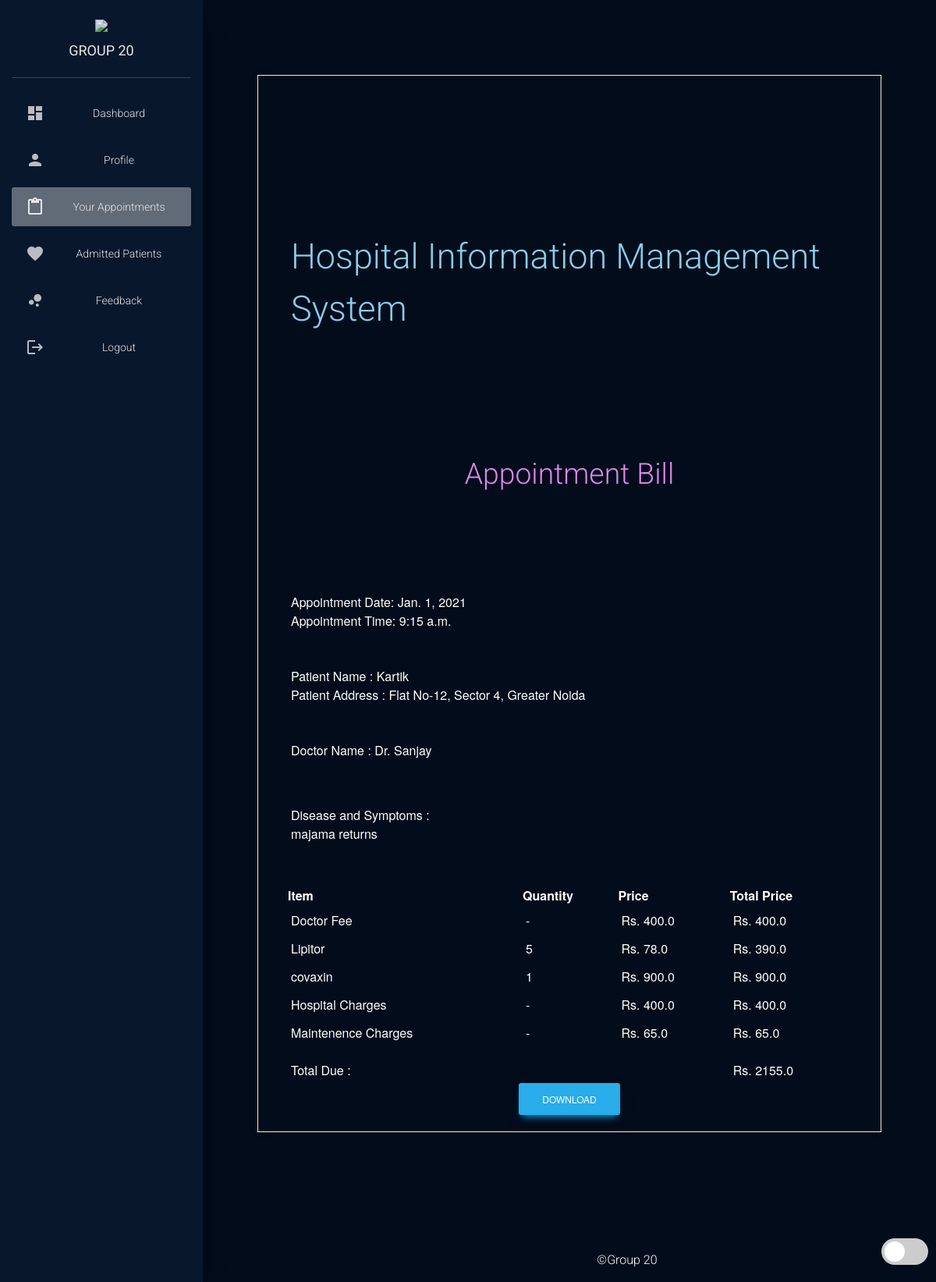
The page /hospital/bill_apt/2 (signed in) on the database its author committed.
### hospital/models.py (models this page shows, shortened)
class Appointment(models.Model):    #patient appointment details
    patient=models.ForeignKey(Patient, on_delete=models.CASCADE, related_name="PatientApp") #patient foreign key
    doctor=models.ForeignKey(Doctor, on_delete=models.CASCADE, related_name="DoctorApp")    #doctor foreign key
    description=models.TextField(max_length=500)    #description (symptoms/how to take medicines/causes/precautions)
    link=models.TextField(null=True, blank=True)    #video call room link
    calldate=models.DateField(null=True, blank=True)    #call date
    calltime=models.TimeField(null=True, blank=True)    #call time/slot
    status=models.BooleanField(default=False)   #appointment status(approved/on-hold)
    finished=models.BooleanField(default=False) #appointment finished/to-be-done

class Patient(models.Model):    #patient details
    user = models.ForeignKey(User, on_delete=models.CASCADE, related_name="Patient")    #user foreign key
    image = models.ImageField(default="default.png",upload_to="profile_pics",null=True, blank=True) #profile picture
    firstname = models.CharField(max_length=100,default='firstname')    #patient firstname
    lastname = models.CharField(max_length=100,default='lastname')  #patient lastname
    dob = models.DateField(default=datetime.date.today) #patient date of birth
    address = models.CharField(max_length=300,default="address")    #patient address
    city = models.CharField(max_length=100,default="city")  #patient city
    country = models.CharField(max_length=100,default="country")    #patient country
    postalcode = models.IntegerField(default=0) #patient postalcode
    status=models.BooleanField(default=False)   #patient status(approved/on-hold)

class Doctor(models.Model): #doctor details
    user =  models.ForeignKey(User, on_delete=models.CASCADE,related_name="Doctor") #user foreign key
    image = models.ImageField(default="default.png",upload_to="profile_pics")   #profile picture
    firstname = models.CharField(max_length=100,default='firstname')    #doctor firstname
    lastname = models.CharField(max_length=100,default='lastname')  #doctor lastname
    dob = models.DateField(default=datetime.date.today) #doctor date of birth
    address = models.CharField(max_length=300,default="address")    #doctor address
    city = models.CharField(max_length=100,default="city")  #doctor city
    country = models.CharField(max_length=100,default="country")    #doctor country
    postalcode = models.IntegerField(default=0) #doctor postalcode
    department= models.CharField(max_length=50,choices=departments,default='Cardiologist')  #doctor department from choices given as list
    status=models.BooleanField(default=False)   #doctor status(approved/on-hold)

class DoctorProfessional(models.Model): #professional details of a doctor
    doctor=models.ForeignKey(Doctor, on_delete=models.CASCADE, related_name="DoctorProfessional")   #doctor foreign key
    appfees=models.FloatField() #appointment fees for doctor
    admfees=models.FloatField() #admit fees for doctor
    totalpat = models.IntegerField(default=0)   #total patients treated by doctor

class Medicines(models.Model):  #medicines record
    name = models.TextField()   #name of medicine
    price = models.FloatField() #price of medicine

class OperationCosts(models.Model):     #for easier and smoother day-to-day hospital works, admin can change costs
    name=models.TextField() #name of hospital operation (eg. maintenance)
    cost=models.FloatField()#cost of hospital operation
    description=models.TextField(null=True, blank=True) #description about the operation

### hospital/views.py (the view)
# urls.py: path('bill_apt/<int:pk>',views.bill_apt_view,name='bill_apt.html'),
def bill_apt_view(request,pk):
    apt=Appointment.objects.all().filter(id=pk).first()
    pat=apt.patient
    doc=apt.doctor
    d=apt.calldate
    t=apt.calltime
    docpro=DoctorProfessional.objects.all().filter(doctor=doc).first()
    docfee=docpro.appfees
    hosp=OperationCosts.objects.all().filter(name='Hospital Fee').first()
    hospfee=hosp.cost
    mainp=OperationCosts.objects.all().filter(name='Maintenance').first()
    mainfee=mainp.cost
    OtherCharge=mainfee+hospfee
    tot=OtherCharge+docfee
    det=[]
    for i in ChargesApt.objects.all().filter(Aptinfo=apt):
        for k in Medicines.objects.all():
            if k==i.commodity:
                tot+=i.quantity*k.price
                det.append([k.name,i.quantity,k.price,i.quantity*k.price])
    dict={
            'patientName':pat.firstname,
            'doctorName':doc.firstname,
            'aptDate':d,
            'aptTime':t,
            'desc':apt.description,
            'pat_add':pat.address,
            'tot':tot,
            'doctorFee': docfee,
            'OtherCharge': OtherCharge,
            'mainp': mainfee,
            'hospfee': hospfee,
            'med': det,
            'pk': pk
        }
    if check_patient(request.user):
        return render(request,'hospital/Patient/bill_apt.html',dict)
    elif check_doctor(request.user):
        return render(request,'hospital/Doctor/bill_apt.html',dict)
    elif check_admin(request.user):
        return render(request,'hospital/Admin/bill_apt.html',dict)
    else:
        return render(request,'hospital/Home/login.html')

### hospital/views.py (called while the page is built)
def check_doctor(user): #check if user is doctor
    return user.groups.filter(name='DOCTOR').exists()

def check_patient(user):#check if user is patient
    return user.groups.filter(name='PATIENT').exists()

### hospital/templates/hospital/Doctor/bill_apt.html (shortened to what this page needs)
{% load static %}
{% load widget_tweaks %}
<!DOCTYPE html>
<html lang="en">
<head>
  <link rel="stylesheet" href="https://maxcdn.bootstrapcdn.com/font-awesome/latest/css/font-awesome.min.css">
  <link href="{% static 'assets/css/material-dashboard.css'%}" rel="stylesheet" />
  <link href="{% static 'assets/css/form.css'%}" rel="stylesheet" />
</head>
<body id="jhamela" class="darkEdition lightEdition">
  {% include "hospital/Home/preloader.html" %}
  <div id="myDiv" class="animate-bottom wrapper" style="display:none;text-align: center;position: relative;">
    <div class="sidebar" data-color="azure" data-background-color="black" data-image="{% static 'assets/img/sidebar-1.jpg'%}">
    <div class="logo"><a href="#" class="simple-text logo-normal">
      <img src="https://www.iasplus.com/en/images/responsive/badges/g20/@@images/465e1ae9-46a0-4131-b3d0-984fcbb8233a.png">
      <br>
      GROUP 20
      </a></div>
    <div class="sidebar-wrapper">
      <ul class="nav">
        <li class="nav-item ">
            <a class="nav-link" href="{% url 'dashboard_doc.html' %}">
              <i class="material-icons">dashboard</i>
              <p>Dashboard</p>
            </a>
          </li>
          <li class="nav-item ">
            <a class="nav-link" href="{% url 'profile_doc.html' %}">
              <i class="material-icons">person</i>
              <p>Profile</p>
            </a>
          </li>
          <li class="nav-item active ">
            <a class="nav-link" href="{% url 'bookapp_doc.html' %}">
              <i class="material-icons">content_paste</i>
              <p>Your Appointments</p>
            </a>
          </li>
          <li class="nav-item ">
            <a class="nav-link" href="{% url 'admit_details_doc.html' %}">
              <i class="material-icons">favorite</i>
              <p>Admitted Patients</p>
            </a>
          </li>
          <li class="nav-item ">
            <a class="nav-link" href="{% url 'feedback_doc.html' %}">
              <i class="material-icons">bubble_chart</i>
              <p>Feedback</p>
            </a>
          </li>
           <li class="nav-item ">
            <a class="nav-link" href="{% url 'logout' %}">
              <i class="material-icons">logout</i>
              <p>Logout</p>
            </a>
          </li>
      </ul>
    </div>
  </div>
    <div class="main-panel">
      <br><br><br><br>
<div class="invoice-box sps">
    <table cellpadding="0" cellspacing="0">
      <tr class="top">
        <td colspan="3">
          <table>
            <tr>
              <td class="title sps">
                <h4 style="color:skyblue;">Hospital Information Management System</h4>
              </td>
                <br><br>
            </tr>
            <tr>
            <td class="title sps" style="text-align: center">
              <h5 style="color: rgb(222, 135, 235);">Appointment Bill</h5>
            </td>
          </tr>
          <br><br>
          </table>
        </td>
      </tr>
      <tr class="information sps">
        <td colspan="2">
          <table>
            <tr>
             <td>
                Appointment Date: {{aptDate}}<br>
                Appointment Time: {{aptTime}}<br>
              </td>
              </tr>
              <tr>
              <td>
                Patient Name : {{patientName}}<br>
                Patient Address : {{pat_add}}<br>
              </td>
              <br>
              <tr>
              <td>
                Doctor Name :
                {{doctorName}}<br>
              </td>
              </tr>
            </tr>
          </table>
        </td>
      </tr>
      <tr class="information sps">
        <td colspan="2">
          <table>
            <tr>
              <td>
                Disease and Symptoms :<br>
                {{desc}}
              </td>
            </tr>
          </table>
        </td>
      </tr>
      <tr class="sps">
        <td>
          <table>
            <th>Item</th>
            <th>Quantity</th>
            <th>Price</th>
            <th>Total Price</th>
            <tr><td>Doctor Fee</td><td style="text-align: left;"> - </td><td>Rs. {{doctorFee}}</td><td>Rs. {{doctorFee}}</td></tr>
            {% for m in med %}
              <tr><td>{{ m.0 }}</td><td style="text-align: left;">{{ m.1 }}</td><td>Rs. {{ m.2 }}</td><td>Rs. {{ m.3 }}</td></tr>
            {% endfor %}
            <tr><td>Hospital Charges</td><td style="text-align: left;"> - </td><td>Rs. {{hospfee}}</td><td>Rs. {{hospfee}}</td></tr>
            <tr><td>Maintenence Charges</td><td style="text-align: left;"> - </td><td>Rs. {{mainp}}</td><td>Rs. {{mainp}}</td></tr>
            <tr><td></td><td></td><td></td><td></td></tr>
            <tr><td>Total Due :</td><td></td><td></td><td>Rs. {{tot }}</td></tr>
          </table>
        </td>
      </tr>
    </table>
    <a class="btn btn-primary btn-xs" href="{% url 'downloadbill_apt' pk %}">Download</a>
  </div>
   </div>
  <br><br><br><br><br><br><br><br>
      {% include "hospital/Patient/footer.html" %}
    </div>
</body>
</html>

### hospital/static/assets/css/material-dashboard.css (style rules this page uses)
html { font-family: sans-serif; line-height: 1.15; -webkit-text-size-adjust: 100%; -ms-text-size-adjust: 100%; -ms-overflow-style: scrollbar; -webkit-tap-highlight-color: rgba(0, 0, 0, 0); }
body { margin: 0; font-family: "Roboto", "Helvetica", "Arial", sans-serif; font-size: 1rem; font-weight: 400; line-height: 1.5; color: #212529; text-align: left; background-color: #fafafa; }
a { color: #28acea; text-decoration: none; background-color: transparent; -webkit-text-decoration-skip: objects; }
.nav { display: flex; flex-wrap: wrap; padding-left: 0; margin-bottom: 0; list-style: none; }
.nav-link { display: block; padding: 0.5rem 1rem; }
.btn { position: relative; padding: 12px 30px; margin: 0.3125rem 1px; font-size: .75rem; font-weight: 400; line-height: 1.428571; text-decoration: none; text-transform: uppercase; letter-spacing: 0; cursor: pointer; background-color: transparent; border: 0; border-radius: 0.2rem; outline: 0; transition: box-shadow 0.2s cubic-bezier(0.4, 0, 1, 1), background-color 0.2s cubic-bezier(0.4, 0, 0.2, 1); will-change: box-shadow, transform; }
.btn.btn-primary { color: #fff; background-color: #28acea; box-shadow: 0 4px 20px 0px rgba(0, 0, 0, 0.14), 0 7px 10px -5px #28acea; }
html * { -webkit-font-smoothing: antialiased; -moz-osx-font-smoothing: grayscale; }
body, h1, h2, h3, h4, h5, h6, .h1, .h2, .h3, .h4 { font-family: "Roboto", "Helvetica", "Arial", sans-serif; font-weight: 300; line-height: 1.5em; }
.wrapper { position: relative; height: 100%; }
.sidebar { position: fixed; top: 0; left: 0; height: 100%; overflow: hidden; width: 260px; background: #fff; box-shadow: 0 16px 38px -12px rgba(0, 0, 0, 0.56), 0 4px 25px 0px rgba(0, 0, 0, 0.12), 0 8px 10px -5px rgba(0, 0, 0, 0.2); }
.sidebar[data-background-color="black"] { background-color: #191919; }
.sidebar .sidebar-wrapper { position: relative; overflow: hidden; width: 260px; z-index: 4; padding-bottom: 30px; }
.sidebar .nav { margin-top: 20px; display: block; }
.sidebar .nav li:first-child>a { margin: 0 15px; }
.sidebar .nav li.active>a, .sidebar .nav li.active>a i { color: #fff; }
.sidebar .nav p { margin: 0; line-height: 30px; font-size: 14px; position: relative; display: block; height: auto; white-space: nowrap; }
.sidebar .nav i { font-size: 24px; float: left; margin-right: 15px; line-height: 30px; width: 30px; text-align: center; color: #a9afbb; }
.sidebar .nav li a, .sidebar .nav li .dropdown-menu a { margin: 10px 15px 0; border-radius: 3px; color: #3C4858; padding-left: 10px; padding-right: 10px; text-transform: capitalize; font-size: 13px; padding: 10px 15px; }
.sidebar .logo { padding: 15px 0px; margin: 0; display: block; position: relative; z-index: 4; }
.sidebar .logo:after { content: ''; position: absolute; bottom: 0; right: 15px; height: 1px; width: calc(100% - 30px); background-color: rgba(180, 180, 180, 0.3); }
.sidebar .logo .simple-text { text-transform: uppercase; padding: 5px 0px; display: inline-block; font-size: 18px; color: #3C4858; white-space: nowrap; font-weight: 400; line-height: 30px; overflow: hidden; text-align: center; display: block; }
.sidebar[data-background-color="black"] .nav .nav-item .nav-link { color: #fff; }
.sidebar[data-background-color="black"] .nav .nav-item i { color: rgba(255, 255, 255, 0.8) !important; }
.sidebar[data-background-color="black"] .simple-text { color: #fff; }
.sidebar[data-image]:after, .sidebar.has-image:after { opacity: .77; }
.lightEdition { background-color: white; }
.darkEdition { background-color: #020c1b; }
.lightEdition .sidebar[data-color="azure"] li.active>a { background: white; color: #28acea !important; }
.lightEdition .sidebar[data-background-color="black"] .nav .nav-item.active i { color: #28acea !important; }
.darkEdition .sidebar[data-background-color="black"] .nav .nav-item.active i { color: white !important; }
.darkEdition .sidebar[data-color="azure"] li.active>a { background-color: rgba(255,255,255,0.4); color: white !important; }
.lightEdition .sidebar .sidebar-background:after, .lightEdition .sidebar { background-color: #28acea; opacity: .90; }
.darkEdition .sidebar .sidebar-background:after, .darkEdition .sidebar { background: #0a192f; opacity: .90; }
.darkEdition .sps { color: white !important; }
.lightEdition .sps { color: black; }
.main-panel { margin-left: 260px; }

### hospital/static/assets/css/form.css (style rules this page uses)
*, *:before, *:after { box-sizing: border-box; -webkit-font-smoothing: antialiased; -moz-osx-font-smoothing: grayscale; }

### rows shown on the page
Appointment: calldate "Jan. 1, 2021", calltime "9:15 a.m.", description "majama returns"
Patient: firstname "Kartik", address "Flat No-12, Sector 4, Greater Noida"
Doctor: firstname "Dr. Sanjay"
DoctorProfessional: appfees "400.0"
Medicines: name "Lipitor", price "78.0"
Medicines: name "covaxin", price "900.0"
OperationCosts: cost "400.0"
OperationCosts: cost "65.0"

### other values the page prints
{{ m.1 }} "5" "1"
{{ m.3 }} "390.0" "900.0"
{{ tot }} "2155.0"
